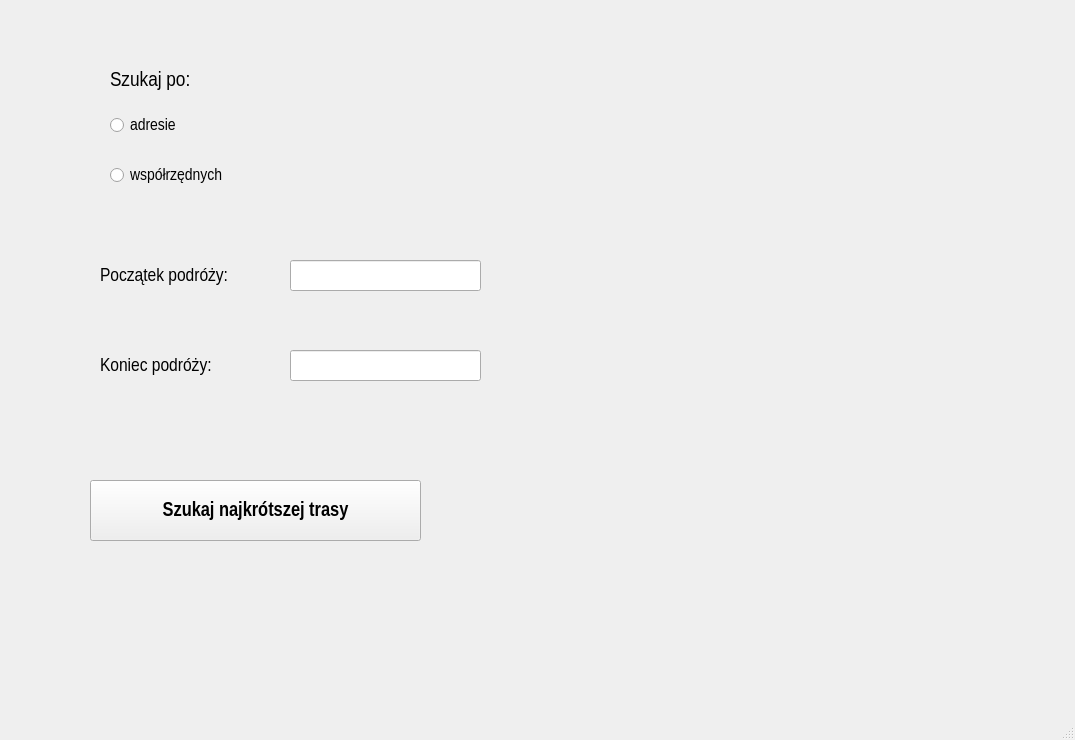
<?xml version="1.0" encoding="UTF-8"?>
<ui version="4.0">
 <class>MainWindow</class>
 <widget class="QMainWindow" name="MainWindow">
  <property name="geometry">
   <rect>
    <x>0</x>
    <y>0</y>
    <width>1075</width>
    <height>740</height>
   </rect>
  </property>
  <property name="windowTitle">
   <string>Aplikacja nawigacyjna</string>
  </property>
  <widget class="QWidget" name="centralwidget">
   <widget class="QLabel" name="label">
    <property name="geometry">
     <rect>
      <x>100</x>
      <y>330</y>
      <width>171</width>
      <height>71</height>
     </rect>
    </property>
    <property name="font">
     <font>
      <family>Arial Narrow</family>
      <pointsize>14</pointsize>
     </font>
    </property>
    <property name="text">
     <string>Koniec podróży:</string>
    </property>
   </widget>
   <widget class="QLabel" name="label_2">
    <property name="geometry">
     <rect>
      <x>100</x>
      <y>250</y>
      <width>201</width>
      <height>51</height>
     </rect>
    </property>
    <property name="font">
     <font>
      <family>Arial Narrow</family>
      <pointsize>14</pointsize>
     </font>
    </property>
    <property name="text">
     <string>Początek podróży:</string>
    </property>
   </widget>
   <widget class="QLineEdit" name="lineEdit">
    <property name="geometry">
     <rect>
      <x>290</x>
      <y>350</y>
      <width>191</width>
      <height>31</height>
     </rect>
    </property>
   </widget>
   <widget class="QLineEdit" name="lineEdit_2">
    <property name="geometry">
     <rect>
      <x>290</x>
      <y>260</y>
      <width>191</width>
      <height>31</height>
     </rect>
    </property>
   </widget>
   <widget class="QPushButton" name="pushButton">
    <property name="geometry">
     <rect>
      <x>90</x>
      <y>480</y>
      <width>331</width>
      <height>61</height>
     </rect>
    </property>
    <property name="font">
     <font>
      <family>Arial Narrow</family>
      <pointsize>15</pointsize>
      <weight>75</weight>
      <bold>true</bold>
     </font>
    </property>
    <property name="text">
     <string>Szukaj najkrótszej trasy</string>
    </property>
   </widget>
   <widget class="QRadioButton" name="radioButton">
    <property name="geometry">
     <rect>
      <x>110</x>
      <y>100</y>
      <width>151</width>
      <height>51</height>
     </rect>
    </property>
    <property name="font">
     <font>
      <family>Arial Narrow</family>
      <pointsize>13</pointsize>
     </font>
    </property>
    <property name="text">
     <string>adresie</string>
    </property>
   </widget>
   <widget class="QRadioButton" name="radioButton_2">
    <property name="geometry">
     <rect>
      <x>110</x>
      <y>160</y>
      <width>171</width>
      <height>31</height>
     </rect>
    </property>
    <property name="font">
     <font>
      <family>Arial Narrow</family>
      <pointsize>13</pointsize>
     </font>
    </property>
    <property name="text">
     <string>współrzędnych</string>
    </property>
   </widget>
   <widget class="QLabel" name="label_3">
    <property name="geometry">
     <rect>
      <x>110</x>
      <y>60</y>
      <width>101</width>
      <height>41</height>
     </rect>
    </property>
    <property name="font">
     <font>
      <family>Arial Narrow</family>
      <pointsize>16</pointsize>
     </font>
    </property>
    <property name="text">
     <string>Szukaj po:</string>
    </property>
   </widget>
  </widget>
  <widget class="QMenuBar" name="menubar">
   <property name="geometry">
    <rect>
     <x>0</x>
     <y>0</y>
     <width>1075</width>
     <height>26</height>
    </rect>
   </property>
  </widget>
  <widget class="QStatusBar" name="statusbar"/>
 </widget>
 <resources/>
 <connections/>
</ui>
